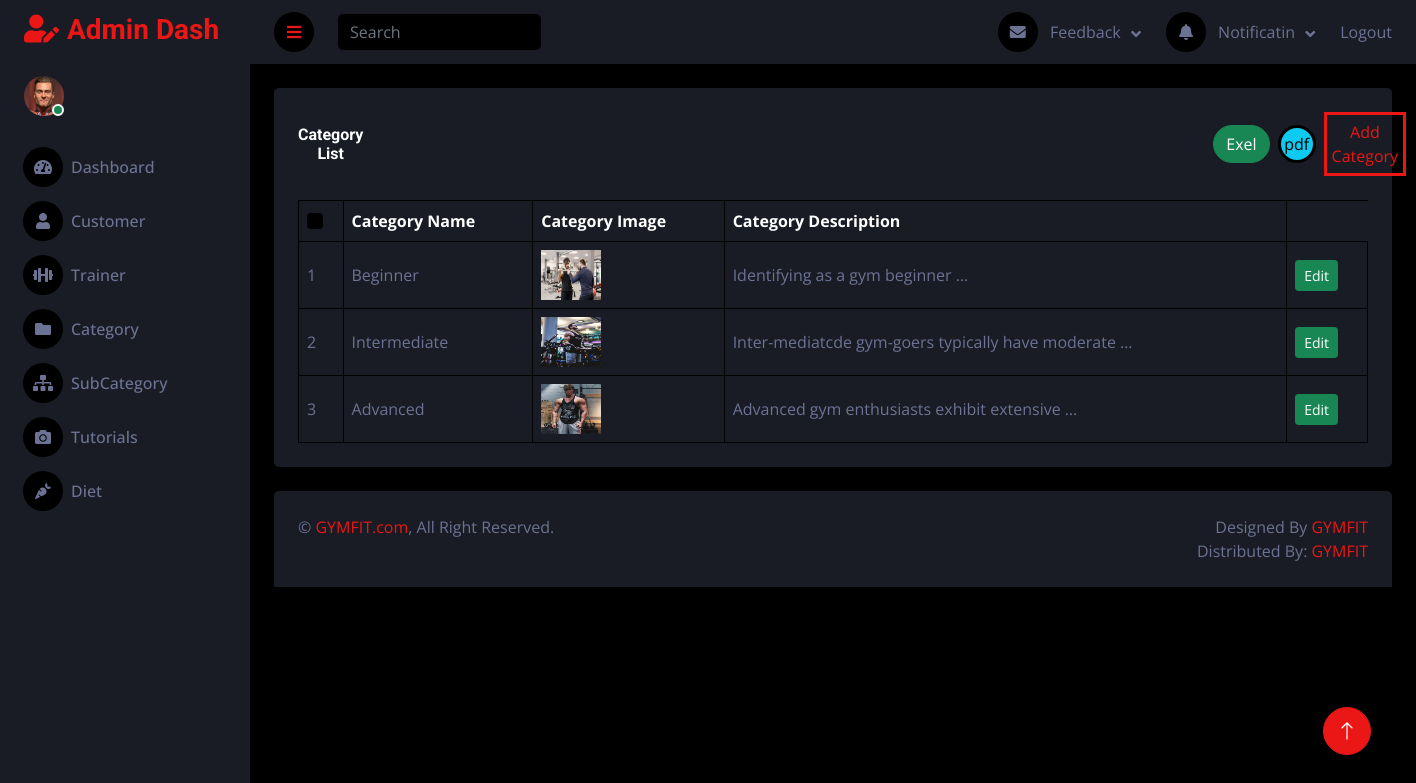
Page /nadmin/catall on the committed database.
### homeapp/models.py (models this page shows, shortened)
class Tbl_Category(models.Model):
    category_name = models.CharField(max_length=50)
    category_desc = models.TextField()
    category_image = models.ImageField(upload_to='category_image')

### adminapp/views.py (the view)
# urls.py: path('catall',views.categoryall,name='catall'),
def categoryall(request):
    call = Tbl_Category.objects.all()
    return render(request, 'categoryall.html', {'c': call})

### homeapp/context_processor.py (called while the page is built)
def trainer(request):
    trainer = Tbl_Trainer.objects.filter(trainer_approval=True,trainer_status=True)
    return {
        'trainer':trainer
    }

### templates/categoryall.html (shortened to what this page needs)
{% extends 'adminbase.html' %}
{% block content %}
{% load static %}
<head><script src="https://cdnjs.cloudflare.com/ajax/libs/html2pdf.js/0.9.2/html2pdf.bundle.min.js"></script></head>
            <div class="container-fluid pt-4 px-4">
                <div class="bg-secondary text-center rounded p-4">
                    <div class="d-flex align-items-center justify-content-between mb-4">
                        <h6 class="mb-0">Category List</h6>
                        <a href="{% url 'database_to_excelcat' %}" class="btn btn-success rounded-pill m-8" style="margin-left:850px;">Exel</a>
                        <a href="{% url 'generate_pdfcategory' %}"  class="btn btn-square btn-info m-2" style="border:solid;padding:5px;">pdf</a>
                        <a href="{% url 'catadd' %}" style="border:solid;padding:5px;">Add Category</a>
                    </div>
                    <div class="table-responsive">
                        <table id="my-table" class="table text-start align-middle table-bordered table-hover mb-0">
                            <thead>
                                <tr class="text-white">
                                    <th scope="col"><input class="form-check-input" type="checkbox"></th>
                                    <th scope="col">Category Name</th>
                                    <th scope="col">Category Image</th>
                                    <th scope="col">Category Description</th>
                                </tr>
                            </thead>
                            <tbody>
                                {% for i in c %}
                                <tr>
                                    <td>{{forloop.counter}}</td>
                                    <td>{{i.category_name}}</td>
                                    <td><img src="{{i.category_image.url}}" height="50" width="60"></td>
                                    <td>{{i.category_desc|truncatewords:5}}</td>
                                    <td  id="action-{{forloop.counter}}" ><a href="{% url 'catedit' i.id %}"><button class="btn btn-success btn-sm">Edit</button></a></td>
                                </tr>
                            {% endfor %}
                            </tbody>
                        </table>
                    </div>
                </div>
            </div>
{% endblock %}

### static/dash/css/style.css (style rules this page uses)
:root { --primary: #EB1616; --secondary: #191C24; --light: #6C7293; --dark: #000000; }
.btn { transition: .5s; }
.btn-square { width: 38px; height: 38px; }
.btn-square, .btn-sm-square, .btn-lg-square { padding: 0; display: inline-flex; align-items: center; justify-content: center; font-weight: normal; border-radius: 50px; }

### rows in the picture
Tbl_Category: category_name "Beginner", category_image (picture), category_desc "Identifying as a gym beginner …"
Tbl_Category: category_name "Intermediate", category_image (picture), category_desc "Inter-mediatcde gym-goers typically have moderate …"
Tbl_Category: category_name "Advanced", category_image (picture), category_desc "Advanced gym enthusiasts exhibit extensive …"
